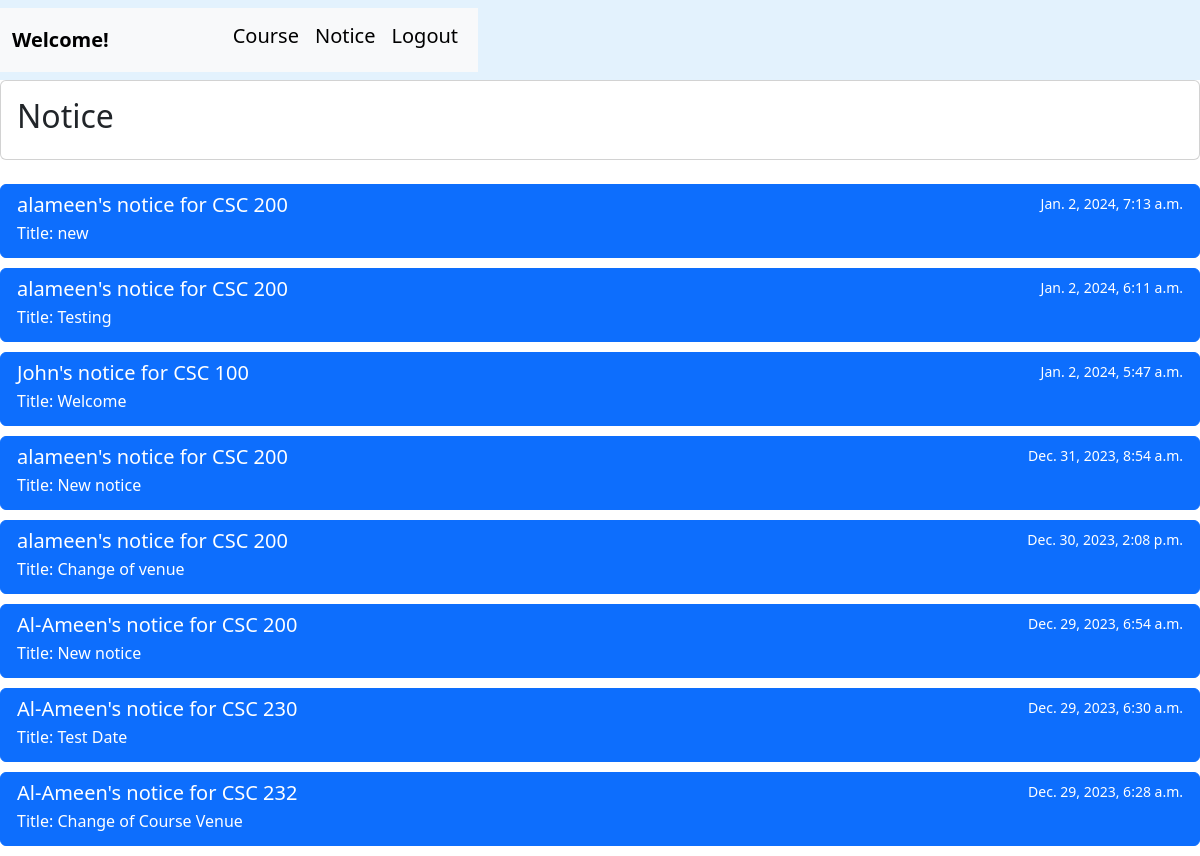
The page /student/notice on the database its author committed.
### lecturer/models.py (models this page shows, shortened)
class Notice(models.Model):
    lecturer = models.ForeignKey(User, on_delete = models.CASCADE ,related_name = 'lecturer_course_notice')
    course = models.ForeignKey(Course, on_delete = models.CASCADE, related_name = 'course_notice')
    title = models.CharField(max_length= 60, null = True, blank = True)
    body = models.TextField()
    time = models.DateTimeField(auto_now_add = True)

class User(AbstractUser):
    pass

class Course(models.Model):
    name = models.CharField(max_length = 10)
    lecturer = models.ForeignKey(User, on_delete = models.CASCADE, related_name = 'lecturer_course')
    students = models.ManyToManyField(Student ,related_name = 'student_course')
    def __str__(self) :
        return self.name

### student/views.py (the view)
# urls.py: path('notice', views.notice, name='notice'),
def notice(request):
    student_notices = Notice.objects.all().order_by('-id')
    context={
        'notices': student_notices,
    }
    return render(request, 'student/notice.html', context )

### student/templates/student/notice.html
{% extends 'student/layout.html' %}
{% load static %}
{% block body %}
    <div class="card">
        <div class="card-body">
            <h2>Notice</h2>
        </div>
    </div>
    <br>
    {% for notice in notices %}
        <div class="list-group" style="padding-bottom: 10px;">
            <a href="{% url 'notice_page_student' notice.id %}" class="list-group-item list-group-item-action active" aria-current="true">
                <div class="d-flex w-100 justify-content-between">
                <h5 class="mb-1">{{notice.lecturer.first_name}}'s notice for {{notice.course}}</h5>
                <small>{{notice.time}}</small>
                </div>
                <p class="mb-1"> Title: {{notice.title}}</p>
            </a>
        </div>
    {% endfor %}
{% endblock %}

### student/templates/student/layout.html (shortened to what this page needs)
{% load static %}
<!DOCTYPE html>
<html lang="en">
<head>
    <link href="https://cdn.jsdelivr.net/npm/bootstrap@5.3.2/dist/css/bootstrap.min.css" rel="stylesheet">
    <link rel="stylesheet" href="{% static 'lecturer/lecturer.css' %}">
</head>
<body>
        <nav class="navbar" style="background-color: #e3f2fd;">
            <nav class="navbar navbar-expand-lg bg-body-tertiary">
                <div class="container-fluid">
                  <a class="navbar-brand" href="#"><strong>Welcome!</strong></a>
                  <div class="collapse navbar-collapse" id="navbarNavAltMarkup">
                    <div class="navbar-nav" style="padding-left: 100px;">
                      <h5 class="navitems"><a class="nav-link active" href="{% url 'index_student' %}">Course</a></h5>
                      <h5 class="navitems"><a class="nav-link active" href="{% url 'notice_student' %}">Notice</a></h5>
                      <h5 class="navitems"><a class="nav-link active" href="{% url 'initial' %}">Logout</a></h5>
                    </div>
                  </div>
                </div>
              </nav>
        </nav>
    {% block body %}
    {% endblock %}
</body>
</html>

### rows shown on the page
Notice: lecturer.first_name "alameen", course "CSC 200", time "Jan. 2, 2024, 7:13 a.m.", title "new"
Notice: lecturer.first_name "alameen", course "CSC 200", time "Jan. 2, 2024, 6:11 a.m.", title "Testing"
Notice: lecturer.first_name "John", course "CSC 100", time "Jan. 2, 2024, 5:47 a.m.", title "Welcome"
Notice: lecturer.first_name "alameen", course "CSC 200", time "Dec. 31, 2023, 8:54 a.m.", title "New notice"
Notice: lecturer.first_name "alameen", course "CSC 200", time "Dec. 30, 2023, 2:08 p.m.", title "Change of venue"
Notice: lecturer.first_name "Al-Ameen", course "CSC 200", time "Dec. 29, 2023, 6:54 a.m.", title "New notice"
Notice: lecturer.first_name "Al-Ameen", course "CSC 230", time "Dec. 29, 2023, 6:30 a.m.", title "Test Date"
Notice: lecturer.first_name "Al-Ameen", course "CSC 232", time "Dec. 29, 2023, 6:28 a.m.", title "Change of Course Venue"
